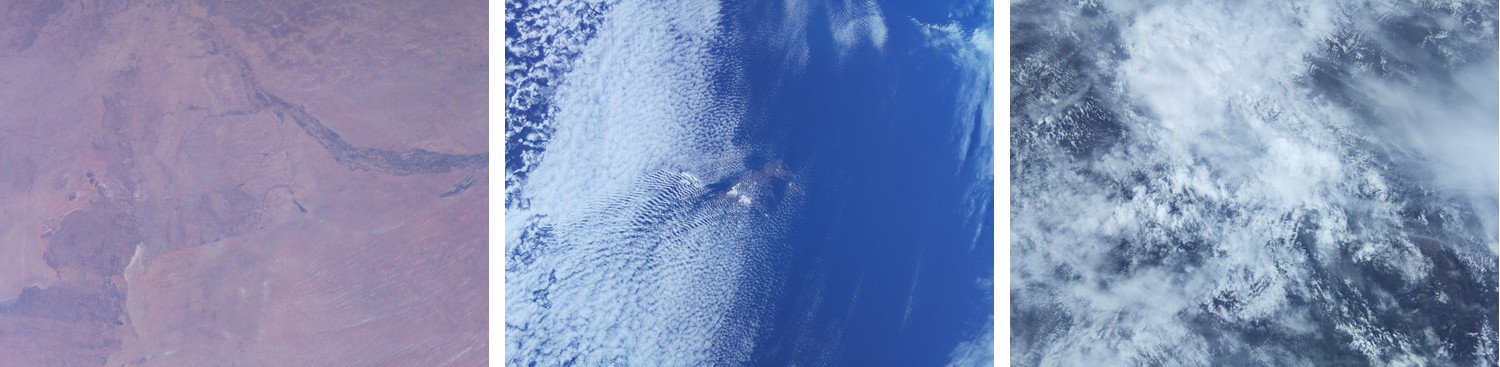
#> input picture reports/presentation/real_samples.jpg, 1500 x 367 px
$ python -i features.py   (imports and definitions only)
#> lines starting #> are read from the running program, lines starting #| are printed output that depends on the picture
"""Признаки: что нейросеть узнаёт о каждом пикселе.

Один пиксель сам по себе — это три числа (R, G, B). Этого мало: белый пиксель
может быть облаком, снегом или крышей склада. Поэтому мы добавляем сведения
о соседях: насколько ярко вокруг, гладко там или пёстро, есть ли рядом тёмное.

Как человек отличает облако:
    * оно светлое            -> признаки «яркость», «самый тёмный канал»
    * оно белое или серое    -> признак «насыщенность цвета» (у облака маленькая)
    * оно большое и мягкое   -> средняя яркость вокруг, разброс яркости, минимум вокруг
Нейросеть получает эти 14 чисел и сама учится, как их сочетать.
"""
import numpy as np
from scipy import ndimage

FEATURE_NAMES = [
    "красный",                  # 0  канал R
    "зелёный",                  # 1  канал G
    "синий",                    # 2  канал B
    "яркость (max)",            # 3  самый яркий из трёх каналов
    "самый тёмный канал",       # 4  у белого он большой, у цветного — маленький
    "насыщенность",             # 5  0 = серый/белый, 1 = чистый цвет
    "синий минус красный",      # 6  вода и дымка синее, пустыня и почва краснее
    "яркость вокруг 5",         # 7  средняя яркость в окне 5×5
    "яркость вокруг 15",        # 8  ... в окне 15×15
    "яркость вокруг 41",        # 9  ... в окне 41×41 (крупный план)
    "пестрота 5",               # 10 разброс яркости в окне 5×5 (гладко или рябит)
    "пестрота 15",              # 11 ... в окне 15×15
    "минимум вокруг 7",         # 12 самое тёмное место рядом: у маленькой белой крыши рядом темно
    "пестрота 41",              # 13 разброс яркости в большом окне 41×41
]
N_FEATURES = len(FEATURE_NAMES)


def _local_std(gray: np.ndarray, size: int) -> np.ndarray:
    """Разброс яркости в окне size×size: 0 — идеально гладко, больше — пёстро."""
    mean = ndimage.uniform_filter(gray, size, mode="nearest")
    mean_sq = ndimage.uniform_filter(gray * gray, size, mode="nearest")
    return np.sqrt(np.maximum(mean_sq - mean * mean, 0.0))


def compute_features(rgb: np.ndarray) -> np.ndarray:
    """Снимок высота × ширина × 3 (числа 0..1) -> таблица признаков высота × ширина × 14."""
    rgb = np.asarray(rgb, dtype=np.float32)
    r, g, b = rgb[..., 0], rgb[..., 1], rgb[..., 2]
    brightest = rgb.max(axis=-1)
    darkest = rgb.min(axis=-1)
    gray = rgb.mean(axis=-1)
    saturation = (brightest - darkest) / (brightest + 0.05)

    feats = np.empty(rgb.shape[:2] + (N_FEATURES,), dtype=np.float32)
    feats[..., 0] = r
    feats[..., 1] = g
    feats[..., 2] = b
    feats[..., 3] = brightest
    feats[..., 4] = darkest
    feats[..., 5] = saturation
    feats[..., 6] = b - r
    feats[..., 7] = ndimage.uniform_filter(gray, 5, mode="nearest")
    feats[..., 8] = ndimage.uniform_filter(gray, 15, mode="nearest")
    feats[..., 9] = ndimage.uniform_filter(gray, 41, mode="nearest")
    feats[..., 10] = _local_std(gray, 5)
    feats[..., 11] = _local_std(gray, 15)
    feats[..., 12] = ndimage.minimum_filter(gray, 7, mode="nearest")
    feats[..., 13] = _local_std(gray, 41)
    return feats


def find_nodata(rgb: np.ndarray, alpha: np.ndarray | None = None) -> np.ndarray:
    """Маска «нет данных»: чёрные поля по краям кадра и прозрачные пиксели.

    Спутник иногда снимает под углом, и по краям файла остаются чёрные треугольники.
    Это не Земля и не облака, поэтому в подсчёте процента они не участвуют.
    Чёрное пятно посреди снимка (например, ночное озеро) полем не считается:
    мы берём только чёрные области, которые касаются края кадра.
    """
    nodata = np.zeros(rgb.shape[:2], dtype=bool)
    if alpha is not None:
        nodata |= alpha < 0.5
    black = rgb.max(axis=-1) < 0.03
    if black.any():
        labels, count = ndimage.label(black)
        if count:
            border = np.unique(np.concatenate([labels[0], labels[-1], labels[:, 0], labels[:, -1]]))
            sizes = ndimage.sum_labels(black, labels, index=np.arange(1, count + 1))
            min_size = 0.005 * black.size          # мелкие чёрные точки у края — просто тени
            for label in border[border > 0]:
                if sizes[label - 1] >= min_size:
                    nodata |= labels == label
    return nodata

>>> import cv2
>>> picture = cv2.imread('../reports/presentation/real_samples.jpg', cv2.IMREAD_GRAYSCALE)
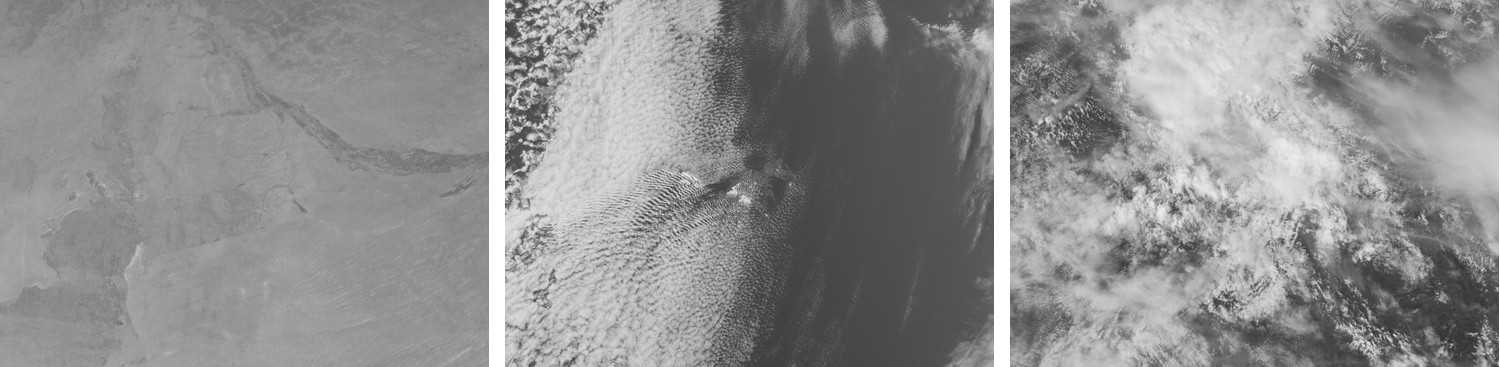
#> picture: shape (367, 1500); min 41, max 255, mean 143.4
>>> result = compute_features(picture)
#> in compute_features, `r, g, b = rgb[..., 0], rgb[..., 1], rgb[..., 2]`: r = 367 values, max 169 at index 278, min 133 at index 311, mean 150.2; g = 367 values, max 168 at index 278, min 134 at index 22, mean 150.4; b = 367 values, max 168 at index 278, min 133 at index 26, mean 150.6
#> in compute_features, `brightest = rgb.max(axis=-1)`: brightest = 367 values from 255 to 255
#> in compute_features, `darkest = rgb.min(axis=-1)`: darkest = 367 values, max 73 at index 174, min 41 at index 332, mean 61.28
#> in compute_features, `gray = rgb.mean(axis=-1)`: gray = 367 values, max 151.6 at index 175, min 131.3 at index 322, mean 143.4
#> in compute_features, `saturation = (brightest - darkest) / (brightest + 0.05)`: saturation = 367 values, max 0.839 at index 332, min 0.714 at index 174, mean 0.76
#> (the run stopped early here; a loop or call above may not have finished)
